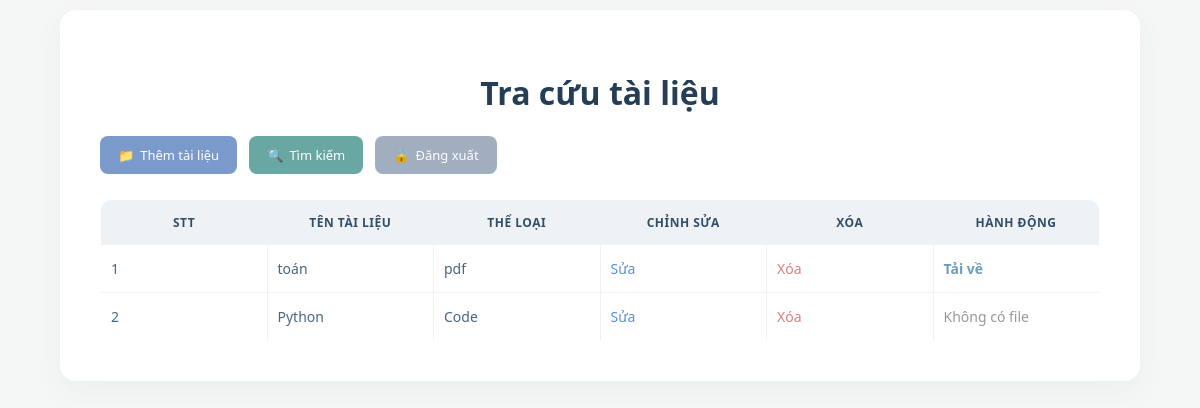
Before: /index (signed in) with the older database file.
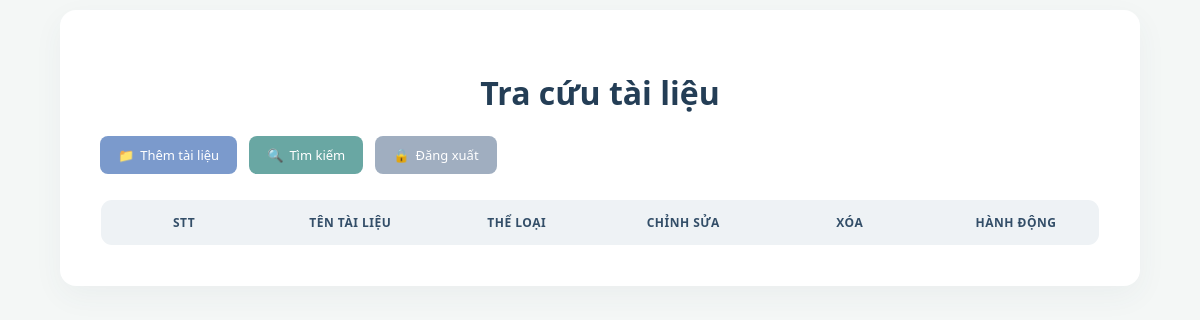
After: the same page with the newer database file.
### app.py (models this page shows)
class Document(db.Model):
    id = db.Column(db.Integer, primary_key=True)
    title = db.Column(
        db.String(200),
        nullable=False
    )
    category = db.Column(
        db.String(100),
        nullable=False
    )
    file_path = db.Column(
        db.String(300)
    )

### app.py (the view)
@app.route("/index")
def index():
    if "user" not in session:
        return redirect("/")
    documents = Document.query.all()
    return render_template(
        "index.html",
        documents=documents
    )

### templates/index.html (shortened to what this page needs)
<!DOCTYPE html>
<html>
<head>
<link rel="stylesheet"
href="{{ url_for('static', filename='style.css') }}?v=2.5">
</head>
<body>
<div class="container">
    <h1>Tra cứu tài liệu</h1>
    <div class="menu">
    <a href="/add">Thêm tài liệu</a>
    <a href="/search">Tìm kiếm</a>
    <a href="/logout">Đăng xuất</a>
    </div>
    <table>
    <tr>
    <th>STT</th>
    <th>Tên tài liệu</th>
    <th>Thể loại</th>
    <th>Chỉnh sửa</th>
    <th>Xóa</th>
    <th>Hành động</th>
    </tr>
    {% for doc in documents %}
    <tr>
    <td>{{ loop.index }}</td>
    <td>{{ doc.title }}</td>
    <td>{{ doc.category }}</td>
    <td>
    <a href="/edit/{{ doc.id }}">
    Sửa
    </a>
    </td>
    <td>
    <a href="/delete/{{ doc.id }}">
    Xóa
    </a>
    </td>
    <td>
    {% if doc.file_path %}
        <a href="{{ url_for('download_file', filename=doc.file_path) }}" class="btn-download" download>
             Tải về
        </a>
    {% else %}
        <span style="color: #999;">Không có file</span>
    {% endif %}
    </td>
    </tr>
    {% endfor %}
    </table>
</div>
</body>
</html>

### static/style.css (style rules this page uses)
:root { --bg-main: #f4f7f6; --card-bg: #ffffff; --primary-color: #6c9bc0; --primary-hover: #5784a8; --text-main: #334e68; --text-muted: #627d98; --border-color: #e2e8f0; }
body { background-color: var(--bg-main) !important; font-family: 'Segoe UI', Tahoma, Geneva, Verdana, sans-serif !important; margin: 0; padding: 0; min-height: 100vh; display: flex; flex-direction: column; color: var(--text-main); }
h1, h2 { text-align: center; color: #243e56; font-weight: 700; }
a { text-decoration: none; color: var(--primary-color); }
.container { max-width: 1000px; margin: 10px auto 60px auto; padding: 40px; background-color: var(--card-bg); border-radius: 16px; box-shadow: 0 10px 30px rgba(51, 78, 104, 0.05); position: relative; }
.menu { margin-bottom: 25px; display: flex; gap: 12px; }
.menu a { padding: 10px 18px; font-size: 13px; font-weight: 500; border-radius: 8px; transition: all 0.2s ease; color: #ffffff !important; display: inline-flex; align-items: center; }
.menu a[href="/add"]::before { content: "📁 "; margin-right: 6px; }
.menu a[href="/search"]::before { content: "🔍 "; margin-right: 6px; }
.menu a[href="/logout"]::before { content: "🔒 "; margin-right: 6px; }
.menu a[href="/add"] { background-color: #7b9acc; }
.menu a[href="/search"] { background-color: #69a7a3; }
.menu a[href="/logout"] { background-color: #a0aec0; }
table { width: 100%; border-collapse: collapse; margin-top: 15px; border-radius: 12px; overflow: hidden; border: 1px solid var(--border-color); table-layout: fixed; }
th { background-color: #eef2f5 !important; color: var(--text-main) !important; font-weight: 600; text-transform: uppercase; font-size: 12px; letter-spacing: 0.5px; text-align: center; padding: 14px 10px; }

Changed rows visible on the page:
removed Document: title "toán", category "pdf"
removed Document: title "Python", category "Code", file_path "Không có file"
